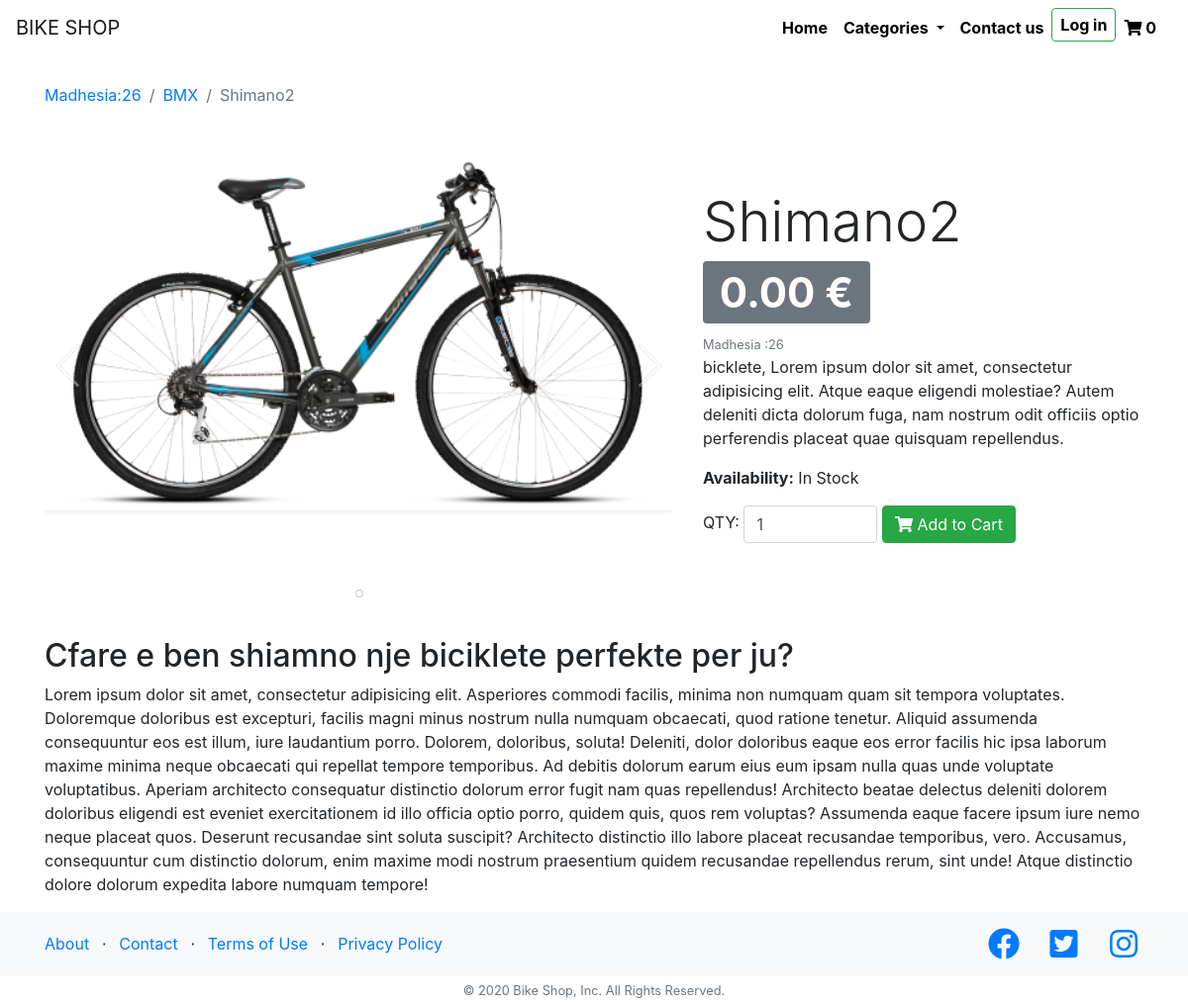
/bike/Shimano2, run on the app's committed database.
### shop/models.py (models this page shows, shortened)
class Bikes(models.Model):
    name = models.CharField(max_length=35, default="Shimano")
    size = models.CharField(max_length=2, default=26)
    color = models.CharField(max_length=10, default="Blu")
    description = models.TextField(default="bicklete")
    full_description = RichTextField(blank=True, null=True)
    price = models.DecimalField(max_digits=10, decimal_places=2, default=100)
    image = models.ImageField(default="defalut.png")
    age_category = models.CharField(default=16, max_length=15)
    bike_categories = models.CharField(default="BMX", max_length=50)
    amount = models.DecimalField(max_digits=10, decimal_places=2, default=10)
    class Meta:
        verbose_name_plural = 'Bikes'

### shop/views.py (the view)
# urls.py: path('bike/<name>', views.details, name='details'),
def details(request, name):
    selected_bike = Bikes.objects.get(name=name)
    images = Images.objects.filter(bike_id=selected_bike.id)
    show_bike = {'bike': selected_bike, 'images': images}
    return render(request, 'shop/details.html', show_bike)

### shop/context_processors.py (called while the page is built)
def add_variable_to_context(request):
    if request.COOKIES.get('uuid') is not None:
        return {
            'uuid': request.COOKIES.get('uuid')
        }
    else:
        return {
            'uuid': '000'
        }

### shop/templatetags/myapptags.py (called while the page is built)
@register.simple_tag
def shopcartcount(userid):
    count = ShopCart.objects.filter(user=userid).count()
    return count

### shop/templates/shop/details.html (shortened to what this page needs)
{% extends 'shop/layout.html' %}
{% load static %}
{% block extrahead  %}
    <link rel="stylesheet" href="{% static 'shop/fix_navbar.css' %}">
    <link rel="stylesheet" href="{% static 'shop/libraries/swiper/swiper-bundle.min.css' %}">
{% endblock %}
{% block content %}
<div class="container mt-5 pt-4">
    <div class="row align-items-center">
        <div class="col-md-12">
            <nav aria-label="breadcrumb">
              <ol class="breadcrumb bg-transparent pl-0 mb-0">
                <li class="breadcrumb-item"><a href="/search?size={{ bike.size }}">Madhesia:{{bike.size}}</a></li>
                <li class="breadcrumb-item"><a href="/category/{{ bike.bike_categories }}">{{ bike.bike_categories }}</a></li>
                <li class="breadcrumb-item active" aria-current="page">{{ bike.name }}</li>
              </ol>
            </nav>
        </div>
        <div class="col-md-5 order-md-2">
            <h1 class="display-4 text-capitalize">{{bike.name}} <span class="badge badge-secondary">{{bike.price}} &euro;</span></h1>
            <small class="text-muted">Madhesia :{{bike.size}}</small>
            <p>
                {{bike.description}},
                Lorem ipsum dolor sit amet, consectetur adipisicing elit. Atque eaque eligendi molestiae? Autem deleniti dicta dolorum fuga, nam nostrum odit officiis optio perferendis placeat quae quisquam repellendus.
            </p>
            <div class="row">
                <div class="col-md-12">
                    <form action="/addtoshopcart/{{ bike.id }}" method="post" class="form-inline">
                          <div id="SelectedProduct">
                              <p><strong>Availability:</strong> {% if bike.amount > 0  %} In Stock {% else %} Out of Stock {% endif %}</p>
                              <div class="qty-input">
                                  <span class="text-uppercase">QTY: </span>
                                  <input class="form-control" name="quantity" type="number" value="1" min="1" max="{{ bike.amount }}">
                                  <button type="submit" {% if bike.amount < 1  %} disabled {% endif %} class="btn btn-success">
                                    <i class="fa fa-shopping-cart"></i> Add to Cart
                                </button>
                            </div>
                          </div>
                    </form>
                </div>
            </div>
        </div>
        <div class="col-md-7 order-md-1">
            <div class="swiper-container">
              <div class="swiper-wrapper">
                <div class="swiper-slide">
                  <img src="{{bike.image.url}}" class="shadow-sm bike-img swiper-lazy" alt="{{bike.name}}">
                </div>
              </div>
              <div class="swiper-pagination swiper-pagination-white"></div>
            </div>
        </div>
    </div>
    <div class="row mt-4">
        <div class="col-md-12">
            <div class="full-description">
                {{ bike.full_description | safe}}
            </div>
        </div>
    </div>
</div>
{% endblock %}

### shop/static/shop/home.css (style rules this page uses)
html { position: relative; min-height: 100%; }
body { margin-bottom: 95px; }

### shop/static/shop/fix_navbar.css (style rules this page uses)
.bike-img { width: 100%; max-width: 800px; height: auto; }

### shop/templates/shop/details.html (style rules this page uses)
.swiper-slide { text-align: center; font-size: 18px; }
.swiper-slide { min-height: 500px; }

### data on the page
Bikes: size "26", bike_categories "BMX", name "Shimano2", price "0.00", description "bicklete", image (picture), full_description "Cfare e ben shiamno nje biciklete perfekte per ju? Lorem ipsum dolor sit amet, consectetur adipisicing elit. Asperiores commodi facilis, minima non numquam quam sit tempora voluptates. Doloremque doloribus est excepturi, facilis magni minus nostrum nulla numquam obcaecati, quod ratione tenetur. Aliquid assumenda consequuntur eos est illum, iure laudantium porro. Dolorem, doloribus, soluta! Deleniti, dolor doloribus eaque eos error facilis hic ipsa laborum maxime minima neque obcaecati qui repellat tempore temporibus. Ad debitis dolorum earum eius eum ipsam nulla quas unde voluptate voluptatibus. Aperiam architecto consequatur distinctio dolorum error fugit nam quas repellendus! Architecto…"

### other printed values
{{ count }} "0"
